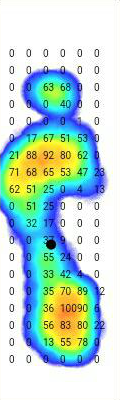
#> input picture downloaded_data/test/images/image_0009.png, 120 x 400 px, found by its file name; its folder holds 4 pictures in this run
$ python preprocess.py
#> lines starting #> are read from the running program, lines starting #| are printed output that depends on the picture
''' Libraries '''
import os
from tqdm import tqdm
import math
from PIL import Image, ImageFilter
import pandas as pd


''' Parameters '''
LIMIT = 100


''' Functions '''
def process_image(image_directory, image_name, image_index):

#> called with image_directory = '../downloaded_data/train/images', image_name = 'image_0009.png', image_index = 1
    if not os.path.exists(r"processed_data"): os.makedirs(r"processed_data")

    # original image
    original_image = Image.open(f"{image_directory}/{image_name}")
#> original_image is the input picture: PIL image 120x400 RGB; mean R, G, B 185.9, 216.4, 209.6
    # original_image.save(f'processed_data/image_{image_index:04d}_original.png')

    # cropped image
    cropped_image = original_image
    image_pixel = cropped_image.load()
    left = 18
    for h in range(48, 58):
        R, G, B = image_pixel[10, h]
        if R <= LIMIT and G <= LIMIT and B <= LIMIT and R == G and G == B:
            left = 9
            break
#> this loop made 3 passes
#> (R, G, B) on passes 1 to 3: (248, 248, 248), (168, 168, 168), (69, 69, 69)
    right = left + 102
    top = 48; bottom = 364  # 48~364 (316)
    cropped_image = cropped_image.crop((left, top, right, bottom))
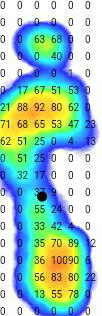
#> cropped_image: PIL image 102x316 RGB; mean R, G, B 156.2, 199.5, 189.8
    cropped_image.save(f'processed_data/image_{image_index:04d}_cropped.png')

    # [39 lines of commented-out code are left out]


def combine_csv(csv_file_path_1, csv_file_path_2):
    csv_file_1 = pd.read_csv(csv_file_path_1)
    csv_file_2 = pd.read_csv(csv_file_path_2)
    output_csv_file = pd.concat([csv_file_1, csv_file_2], ignore_index=True)
    output_csv_file = output_csv_file.drop('images', axis=1)
    if not os.path.exists(r"processed_data"): os.makedirs(r"processed_data")
    output_csv_file.to_csv(r"processed_data/annotation.csv")


''' Execution '''
if __name__ == '__main__':

    os.system('cls')

    image_directory = r"../downloaded_data/train/images"
    image_name_list = os.listdir(image_directory)
    for index, image_name in tqdm(enumerate(image_name_list), desc=f"Processing images: {image_directory}", ascii=True):
       process_image(image_directory, image_name, index+1)
#> pass 2 of the loop `for index, image_name in tqdm(enumerate(image_name_list), desc=f"Proce..`:
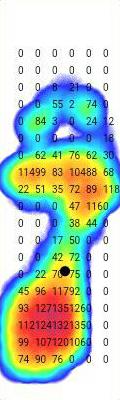
#> input picture downloaded_data/test/images/image_0024.png, 120 x 400 px, found by its file name
#> in process_image, original_image is the input picture: PIL image 120x400 RGB; mean R, G, B 183.5, 202.5, 188.4
#> in process_image (call 2), `cropped_image = cropped_image.crop((left, top, right, bottom))`:
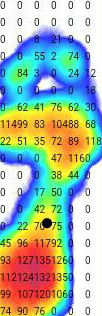
#> cropped_image: PIL image 102x316 RGB; mean R, G, B 165.8, 184.7, 166.9
#> pass 3 of the loop `for index, image_name in tqdm(enumerate(image_name_list), desc=f"Proce..`:
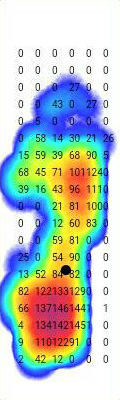
#> input picture downloaded_data/test/images/image_0028.png, 120 x 400 px, found by its file name
#> in process_image, original_image is the input picture: PIL image 120x400 RGB; mean R, G, B 186, 198.8, 191.9
#> in process_image (call 3), `cropped_image = cropped_image.crop((left, top, right, bottom))`:
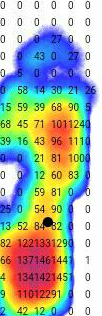
#> cropped_image: PIL image 102x316 RGB; mean R, G, B 170, 181.4, 165.4
#> the loop made 4 passes; the first 3 are shown

    image_directory = r"../downloaded_data/train_20210106/images"
#> image_directory = '../downloaded_data/train_20210106/images'
    image_name_list = os.listdir(image_directory)
#> image_name_list = ['image_0009.png', 'image_0024.png', 'image_0028.png', 'image_0032.png']
    for index, image_name in tqdm(enumerate(image_name_list), desc=f"Processing images: {image_directory}", ascii=True):
       process_image(image_directory, image_name, index+1+1000)
#> pass 2 of the loop `for index, image_name in tqdm(enumerate(image_name_list), desc=f"Proce..`:
#> pass 3 of the loop `for index, image_name in tqdm(enumerate(image_name_list), desc=f"Proce..`:
#> the loop made 4 passes; the first 3 are shown

    csv_file_path_1 = r"../downloaded_data/train/annotation.csv"
#> csv_file_path_1 = '../downloaded_data/train/annotation.csv'
    csv_file_path_2 = r"../downloaded_data/train_20210106/annotation.csv"
    print("Combining annotation files.")
    combine_csv(csv_file_path_1, csv_file_path_2)
#> (the run stopped early here; a loop or call above may not have finished)
